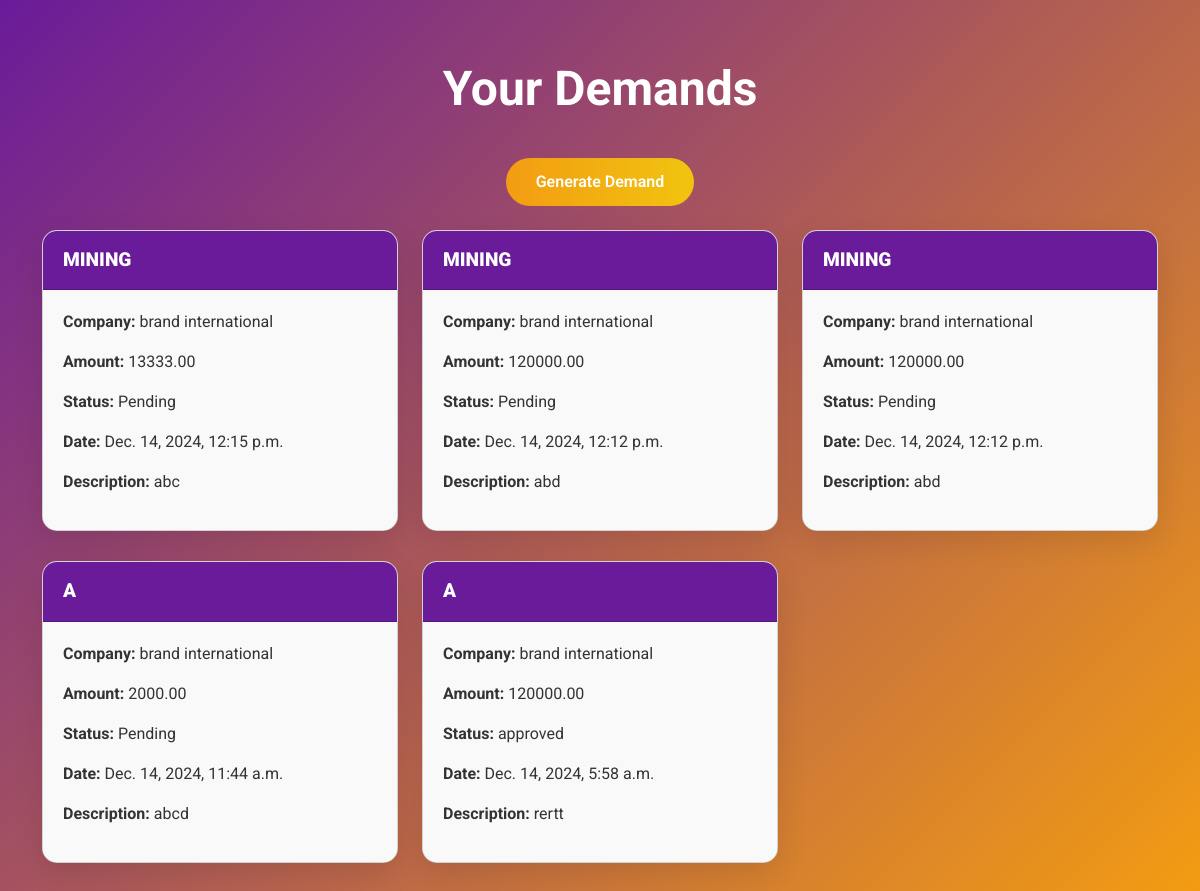
The app's page /demand/ (signed in) with its own data.
### group/models.py (models this page shows, shortened)
class Demand(models.Model):
    STATUS_CHOICES = [
        ('Pending', 'Pending'),
        ('Approved', 'Approved'),
        ('Disapproved', 'Disapproved'),
    ]
    employee = models.ForeignKey(User, on_delete=models.CASCADE, related_name='demands')
    site_name = models.CharField(max_length=255)
    date = models.DateTimeField()
    company_name = models.CharField(max_length=255)
    amount = models.DecimalField(max_digits=10, decimal_places=2)
    description = models.TextField()
    status = models.CharField(max_length=50, choices=STATUS_CHOICES, default='Pending')
    class Meta:
        verbose_name = "Demand"
        verbose_name_plural = "Demands"
        ordering = ['-date']  # Latest demand first

### group/views.py (the view, shortened to what this page needs)
# urls.py: path('demand/', views.handle_demand_employee, name='handle_demand_employee'),  # Make sure this is correct
@employee_login_required
def handle_demand_employee(request):
    try:
        username = request.session.get('username')
        user_id = request.session.get('user_id')
        employee = Employee.objects.get(username=username)
        user = User.objects.get(id=user_id)
        demands = Demand.objects.filter(employee=user).prefetch_related('proofs', 'bills')
        return render(request, 'demand.html', {'demands': demands})
    except (Employee.DoesNotExist, User.DoesNotExist):
        messages.error(request, "Employee session invalid. Please login again.")
        return redirect('employee_login')
    except Exception as e:
        messages.error(request, f"An error occurred: {str(e)}")
        logger.error(f"Error in handle_demand_employee: {str(e)}")
        return redirect('employee_dashboard')

### group/views.py (called while the page is built)
def employee_login_required(function):
    @functools.wraps(function)
    def wrap(request, *args, **kwargs):
        username = request.session.get('username')
        if username:
            try:
                employee = Employee.objects.get(username=username)
                request.user = employee  # Attach employee to request
                return function(request, *args, **kwargs)
            except Employee.DoesNotExist:
                messages.error(request, "Employee session invalid. Please login again.")
        next_url = request.get_full_path()
        request.session['next'] = next_url
        return redirect('employee_login')
    return wrap

### templates/demand.html (shortened to what this page needs)
<!DOCTYPE html>
<html lang="en">
<head>
    <link href="https://cdn.jsdelivr.net/npm/bootstrap@5.3.0-alpha1/dist/css/bootstrap.min.css" rel="stylesheet">
</head>
<body>
    <div class="container">
        <h1>Your Demands</h1>
        <div class="text-center my-4">
            <button class="btn btn-action" data-bs-toggle="modal" data-bs-target="#createDemandModal">
                Generate Demand
            </button>
        </div>
        <div class="row">
            {% if demands.exists %}
            {% for demand in demands %}
            <div class="col-md-4">
                <div class="card">
                    <div class="card-header">
                        <strong>{{ demand.site_name }}</strong>
                    </div>
                    <div class="card-body">
                        <p><strong>Company:</strong> {{ demand.company_name }}</p>
                        <p><strong>Amount:</strong> {{ demand.amount }}</p>
                        <p><strong>Status:</strong> {{ demand.status }}</p>
                        <p><strong>Date:</strong> {{ demand.date }}</p>
                        <p><strong>Description:</strong> {{ demand.description }}</p>
                    </div>
                </div>
            </div>
            {% endfor %}
            {% else %}
            <p class="text-center">No demands found. Create a new demand using the button above.</p>
            {% endif %}
        </div>
    </div>
</body>
</html>

### templates/demand.html (style rules this page uses)
body { font-family: 'Roboto', sans-serif; background: linear-gradient(135deg, #6a1b9a, #f39c12); color: white; }
.container { margin-top: 60px; }
h1 { text-align: center; font-size: 3rem; font-weight: 700; margin-bottom: 40px; animation: fadeIn 1s ease-in-out; }
.card { border-radius: 15px; margin-bottom: 30px; overflow: hidden; background-color: #ffffff; color: #333; box-shadow: 0 10px 30px rgba(0, 0, 0, 0.1); transition: transform 0.3s ease-in-out; }
.card-header { background-color: #6a1b9a; color: white; font-weight: 600; text-transform: uppercase; padding: 15px 20px; font-size: 1.2rem; }
.card-body { padding: 20px; background-color: #f9f9f9; }
.btn-action { background: linear-gradient(90deg, #f39c12, #f1c40f); border: none; border-radius: 30px; padding: 12px 30px; color: white; font-weight: 600; transition: all 0.3s ease-in-out; }

### records on screen
Demand: site_name "MINING", company_name "brand international", amount "13333.00", status "Pending", date "Dec. 14, 2024, 12:15 p.m.", description "abc"
Demand: site_name "MINING", company_name "brand international", amount "120000.00", status "Pending", date "Dec. 14, 2024, 12:12 p.m.", description "abd"
Demand: site_name "MINING", company_name "brand international", amount "120000.00", status "Pending", date "Dec. 14, 2024, 12:12 p.m.", description "abd"
Demand: site_name "A", company_name "brand international", amount "2000.00", status "Pending", date "Dec. 14, 2024, 11:44 a.m.", description "abcd"
Demand: site_name "A", company_name "brand international", amount "120000.00", status "approved", date "Dec. 14, 2024, 5:58 a.m.", description "rertt"
